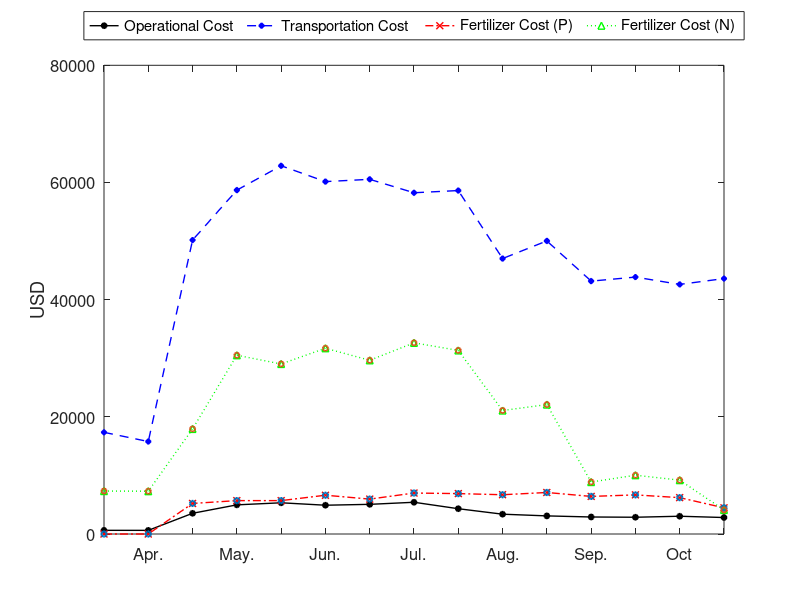

This chart was generated by the following MATLAB code:
data = load('economic_results.csv');
day  = data(:,1);
Cop    = data(:,2);
Ctrans = data(:,3);
Cp     = data(:,6)*1.34*1000;
Cn     = data(:,7)*0.86*1000;

figure()
plot(day,Cop,'k-o','LineWidth',1,'MarkerSize', 4, 'MarkerFaceColor','k');
hold on
plot(day,Ctrans,'b--d','LineWidth',1,'MarkerSize', 4, 'MarkerFaceColor','b');
plot(day,Cp,'r-.x','LineWidth',1,'MarkerSize', 5, 'MarkerFaceColor','r');
plot(day,Cn,'g:^','LineWidth',1,'MarkerSize', 5);
scatter(day,Cp,15,'rx','LineWidth',1.5)
scatter(day,Cn,15,'g^', 'LineWidth',1.25);
%xlabel('Time Interval');
ylabel('USD');
legend('Operational Cost','Transportation Cost', 'Fertilizer Cost (P)', 'Fertilizer Cost (N)','Location','northoutside','Orientation','horizontal')
axis([1 15 0 80000])
hold off
set(gcf,'Position',[50 50 800 300]);
set(gca,'xtick',1:15, 'xticklabel',{' ','Apr.',' ','May.',' ','Jun.',' ','Jul.',' ','Aug.',' ','Sep.',' ','Oct',' '});
set(gca,'FontSize', 12);